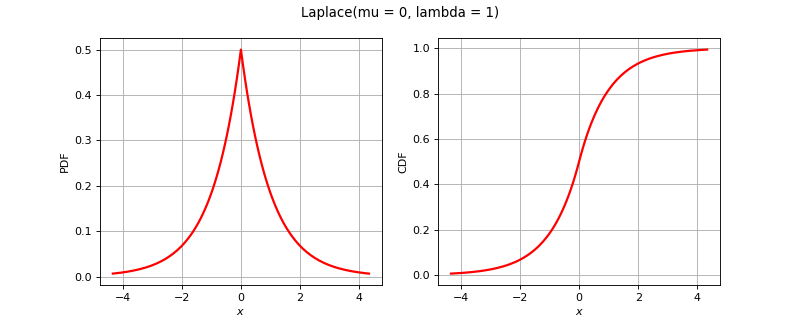

Here is the Python script that generated this plot:
import openturns as ot
from matplotlib import pyplot as plt
from openturns.viewer import View
title = None
if ot.Laplace().__class__.__name__ == 'Bernoulli':
    distribution = ot.Bernoulli(0.7)
elif ot.Laplace().__class__.__name__ == 'Binomial':
    distribution = ot.Binomial(5, 0.2)
elif ot.Laplace().__class__.__name__ == 'Hypergeometric':
    distribution = ot.Hypergeometric(10, 4, 7)
elif ot.Laplace().__class__.__name__ == 'CumulativeDistributionNetwork':
    coll = [ot.Normal(2),ot.Dirichlet([0.5, 1.0, 1.5])]
    distribution = ot.CumulativeDistributionNetwork(coll, ot.BipartiteGraph([[0,1], [0,1]]))
elif ot.Laplace().__class__.__name__ == 'Histogram':
    distribution = ot.Histogram([-1.0, 0.5, 1.0, 2.0], [0.45, 0.4, 0.15])
elif ot.Laplace().__class__.__name__ == 'KernelMixture':
    kernel = ot.Uniform()
    sample = ot.Normal().getSample(5)
    bandwidth = [1.0]
    distribution = ot.KernelMixture(kernel, bandwidth, sample)
elif ot.Laplace().__class__.__name__ == 'MaximumDistribution':
    coll = [ot.Uniform(2.5, 3.5), ot.LogUniform(1.0, 1.2), ot.Triangular(2.0, 3.0, 4.0)]
    distribution = ot.MaximumDistribution(coll)
elif ot.Laplace().__class__.__name__ == 'Multinomial':
    distribution = ot.Multinomial(5, [0.2])
elif ot.Laplace().__class__.__name__ == 'RandomMixture':
    coll = [ot.Triangular(0.0, 1.0, 5.0), ot.Uniform(-2.0, 2.0)]
    weights = [0.8, 0.2]
    cst = 3.0
    distribution = ot.RandomMixture(coll, weights, cst)
elif ot.Laplace().__class__.__name__ == 'TruncatedDistribution':
    distribution = ot.TruncatedDistribution(ot.Normal(2.0, 1.5), 1.0, 4.0)
elif ot.Laplace().__class__.__name__ == 'UserDefined':
    distribution = ot.UserDefined([[1.0], [2.0], [3.0]], [0.4, 0.5, 1.0])
elif ot.Laplace().__class__.__name__ == 'ZipfMandelbrot':
    distribution = ot.ZipfMandelbrot(10, 2.5, 0.3)
elif ot.Laplace().__class__.__name__ == 'Normal':
    cov = ot.CovarianceMatrix([[1.0, -0.5], [-0.5, 1.0]])
    distribution = ot.Normal([0.0, 0.0], cov)
    title = "Normal dist. with correlation coefficient {}".format(cov[0, 1])
else:
    distribution = ot.Laplace()

dimension = distribution.getDimension()
if title is None:
    title = str(distribution)[:100].split('\n')[0]
if dimension == 1:
    distribution.setDescription(['$x$'])
    pdf_graph = distribution.drawPDF()
    cdf_graph = distribution.drawCDF()
    fig = plt.figure(figsize=(10, 4))
    pdf_axis = fig.add_subplot(121)
    cdf_axis = fig.add_subplot(122)
    View(pdf_graph, figure=fig, axes=[pdf_axis], add_legend=False)
    View(cdf_graph, figure=fig, axes=[cdf_axis], add_legend=False)
    fig.suptitle(title)
elif dimension == 2:
    grid = ot.GridLayout(1, 2)
    pdf_graph = distribution.drawPDF()
    pdf_graph.setLegends([''])
    cdf_graph = distribution.drawCDF()
    cdf_graph.setLegends([''])
    grid.setGraph(0, 0, pdf_graph)
    grid.setGraph(0, 1, cdf_graph)
    grid.setTitle(title)
    fig = View(grid).getFigure()
    fig.axes[0].set_title('PDF')
    fig.axes[1].set_title('CDF')
